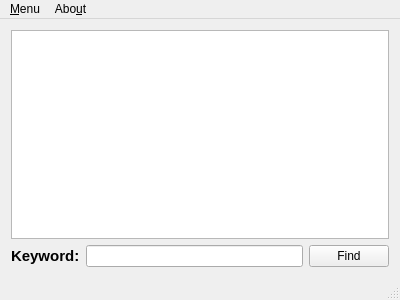
<?xml version="1.0" encoding="UTF-8"?>
<ui version="4.0">
 <class>wifisafenetwork</class>
 <widget class="QMainWindow" name="wifisafenetwork">
  <property name="geometry">
   <rect>
    <x>0</x>
    <y>0</y>
    <width>400</width>
    <height>300</height>
   </rect>
  </property>
  <property name="windowTitle">
   <string>wifisafenetwork</string>
  </property>
  <widget class="QWidget" name="centralWidget">
   <layout class="QVBoxLayout" name="verticalLayout">
    <item>
     <widget class="QTextEdit" name="textEdit">
      <property name="html">
       <string>&lt;!DOCTYPE HTML PUBLIC &quot;-//W3C//DTD HTML 4.0//EN&quot; &quot;http://www.w3.org/TR/REC-html40/strict.dtd&quot;&gt;
&lt;html&gt;&lt;head&gt;&lt;meta name=&quot;qrichtext&quot; content=&quot;1&quot; /&gt;&lt;style type=&quot;text/css&quot;&gt;
p, li { white-space: pre-wrap; }
&lt;/style&gt;&lt;/head&gt;&lt;body style=&quot; font-family:'Noto Sans'; font-size:10pt; font-weight:400; font-style:normal;&quot;&gt;
&lt;p align=&quot;center&quot; style=&quot;-qt-paragraph-type:empty; margin-top:0px; margin-bottom:0px; margin-left:0px; margin-right:0px; -qt-block-indent:0; text-indent:0px;&quot;&gt;&lt;br /&gt;&lt;/p&gt;&lt;/body&gt;&lt;/html&gt;</string>
      </property>
     </widget>
    </item>
    <item>
     <layout class="QHBoxLayout" name="horizontalLayout">
      <item>
       <widget class="QLabel" name="label">
        <property name="text">
         <string>&lt;html&gt;&lt;head/&gt;&lt;body&gt;&lt;p&gt;&lt;span style=&quot; font-size:11pt; font-weight:600;&quot;&gt;Keyword:&lt;/span&gt;&lt;/p&gt;&lt;/body&gt;&lt;/html&gt;</string>
        </property>
       </widget>
      </item>
      <item>
       <widget class="QLineEdit" name="lineEdit"/>
      </item>
      <item>
       <widget class="QPushButton" name="pushButton">
        <property name="text">
         <string>Find</string>
        </property>
       </widget>
      </item>
     </layout>
    </item>
   </layout>
  </widget>
  <widget class="QMenuBar" name="menuBar">
   <property name="geometry">
    <rect>
     <x>0</x>
     <y>0</y>
     <width>400</width>
     <height>30</height>
    </rect>
   </property>
   <widget class="QMenu" name="menuMenu">
    <property name="title">
     <string>&amp;Menu</string>
    </property>
    <addaction name="actionConnect_to_host_2"/>
    <addaction name="actionBash_shell"/>
   </widget>
   <widget class="QMenu" name="menuAbout">
    <property name="title">
     <string>Abo&amp;ut</string>
    </property>
    <addaction name="actionAbout_GUI_Program"/>
    <addaction name="separator"/>
    <addaction name="actionProject_notes_2"/>
   </widget>
   <addaction name="menuMenu"/>
   <addaction name="menuAbout"/>
  </widget>
  <widget class="QStatusBar" name="statusBar"/>
  <action name="actionAbout_GUI_Program">
   <property name="icon">
    <iconset>
     <normalon>:/usr/share/icons/gnome/16x16/actions/gtk-about.png</normalon>
    </iconset>
   </property>
   <property name="text">
    <string>&amp;About GUI Program</string>
   </property>
   <property name="shortcut">
    <string>Ctrl+A</string>
   </property>
  </action>
  <action name="actionProject_notes">
   <property name="text">
    <string>Project notes</string>
   </property>
   <property name="shortcut">
    <string>Ctrl+Shift+N</string>
   </property>
  </action>
  <action name="actionProject_notes_2">
   <property name="icon">
    <iconset>
     <normalon>:/usr/share/icons/gnome/16x16/actions/help.png</normalon>
    </iconset>
   </property>
   <property name="text">
    <string>gcc elf notes</string>
   </property>
   <property name="shortcut">
    <string>Ctrl+Shift+N</string>
   </property>
  </action>
  <action name="actionConnect_to_host">
   <property name="text">
    <string>Connect to host</string>
   </property>
  </action>
  <action name="actionConnect_to_host_2">
   <property name="icon">
    <iconset>
     <normalon>:/usr/share/icons/gnome/16x16/actions/kfind.png</normalon>
    </iconset>
   </property>
   <property name="text">
    <string>Search WIFI network</string>
   </property>
   <property name="shortcut">
    <string>Shift+F7</string>
   </property>
  </action>
  <action name="actionBash_shell">
   <property name="icon">
    <iconset>
     <normalon>:/usr/share/icons/gnome/16x16/actions/fileopen.png</normalon>
    </iconset>
   </property>
   <property name="text">
    <string>bash shell</string>
   </property>
   <property name="shortcut">
    <string>Ctrl+Shift+T</string>
   </property>
  </action>
 </widget>
 <layoutdefault spacing="6" margin="11"/>
 <resources/>
 <connections>
  <connection>
   <sender>menuBar</sender>
   <signal>triggered(QAction*)</signal>
   <receiver>actionProject_notes</receiver>
   <slot>trigger()</slot>
   <hints>
    <hint type="sourcelabel">
     <x>199</x>
     <y>14</y>
    </hint>
    <hint type="destinationlabel">
     <x>-1</x>
     <y>-1</y>
    </hint>
   </hints>
  </connection>
 </connections>
</ui>
